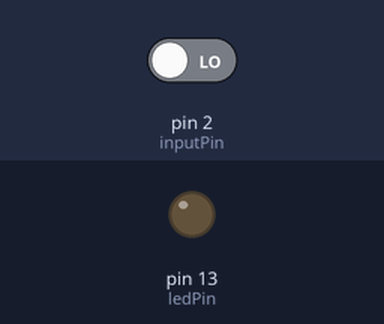
Bench run of a sketch on a simulated Arduino Uno, built with avr-gcc and run on an emulated ATmega328P. Shown: output pins drawn as LEDs (lit = HIGH). Inputs (shaded band) come from the test bench; at power-on: pin 2 (inputPin) LOW. What the sketch prints to the serial monitor is not drawn.

Above: at 1.2 s.
1.3 s: pin 2 (inputPin) driven HIGH
At 2.1 s:
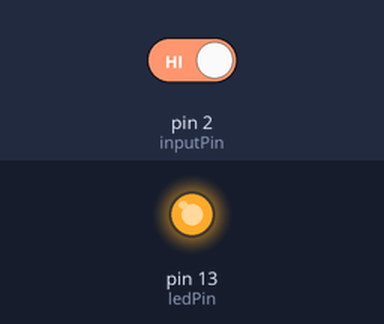
4.3 s: pin 2 (inputPin) driven LOW
At 4.6 s:
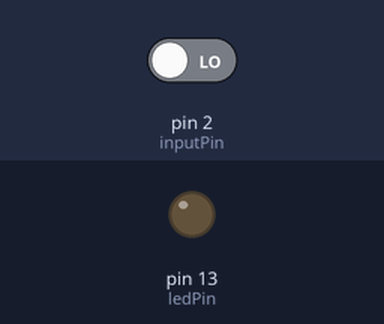
Timing chart, 0 to 7.3 s (numbered marks = the images above; inputs shaded):
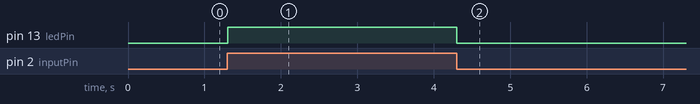

Measured:
- after the input at 1.3 s, pin 13 (ledPin): LOW → HIGH at once
- after the input at 4.3 s, pin 13 (ledPin): HIGH → LOW at once

The sketch:

pirsensor.ino
```cpp
const int ledPin= 13;
const int inputPin= 2;

void setup(){
  Serial.begin(9600);
pinMode(ledPin, OUTPUT);
pinMode(inputPin, INPUT);
}

void loop(){
  Serial.println(inputPin);
int value= digitalRead(inputPin);

if (value == HIGH)
{
digitalWrite(ledPin, HIGH);
delay(1000);
digitalWrite(ledPin, LOW);
}
else
{
digitalWrite(ledPin, LOW);
}
}
```
